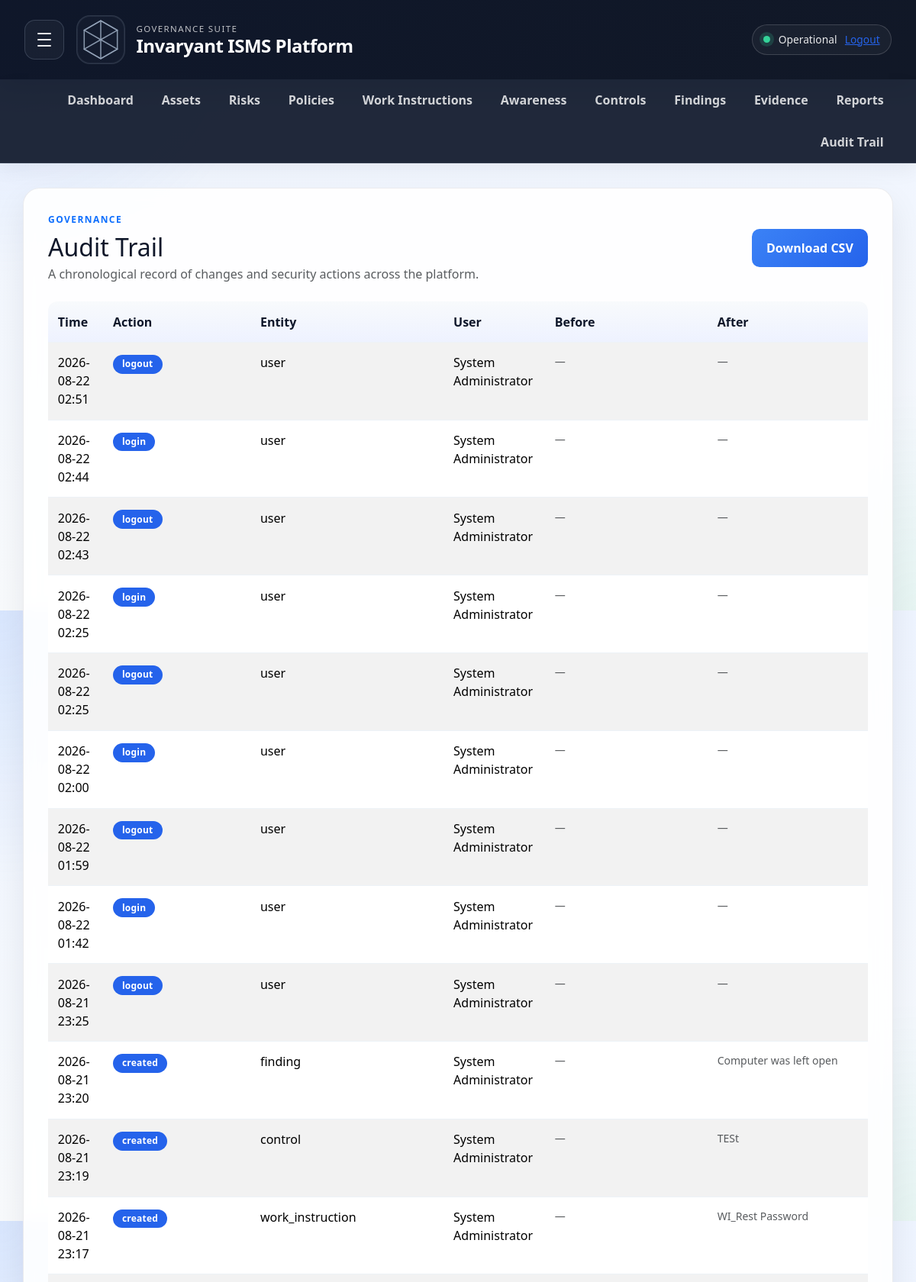
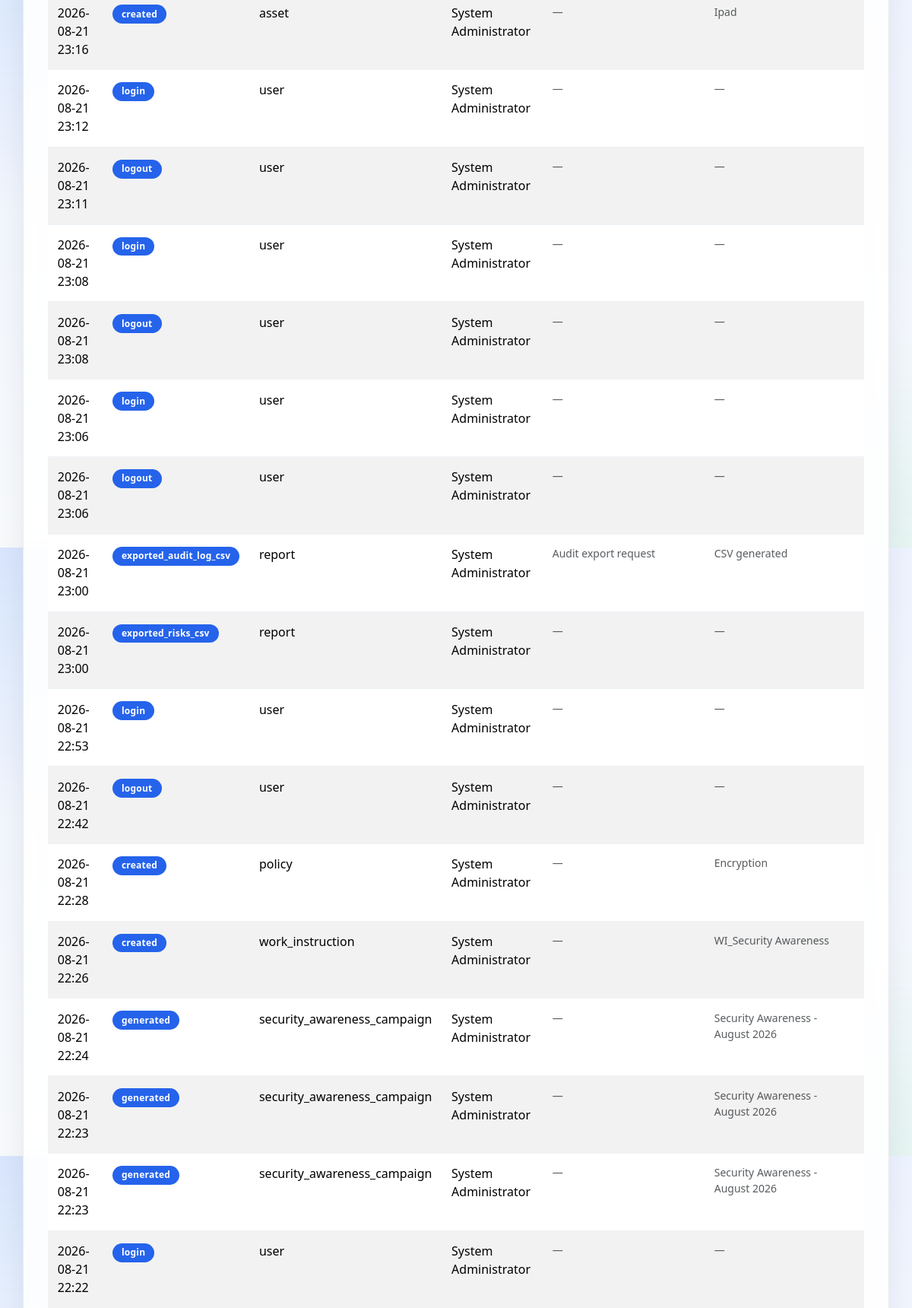
Screenshot of /audit-trail (signed in, upper part) with the database file from the repository (2 pictures, top to bottom).
### app/models.py (models this page shows, shortened)
class AuditEvent(db.Model):
    __tablename__ = 'audit_events'
    id = db.Column(db.Integer, primary_key=True)
    tenant_id = db.Column(db.Integer, db.ForeignKey('tenants.id'), nullable=False, default=1)
    user_id = db.Column(db.Integer, db.ForeignKey('users.id'), nullable=True)
    entity_type = db.Column(db.String(100), nullable=False)
    entity_id = db.Column(db.Integer, nullable=True)
    action = db.Column(db.String(100), nullable=False)
    before_value = db.Column(db.Text, nullable=True)
    after_value = db.Column(db.Text, nullable=True)
    ip_address = db.Column(db.String(64), nullable=True)
    signature_hash = db.Column(db.String(128), nullable=True)
    signed_change = db.Column(db.Text, nullable=True)
    created_at = db.Column(db.DateTime, default=datetime.utcnow)
    user = db.relationship('User', backref='audit_events')

class User(UserMixin, db.Model):
    __tablename__ = 'users'
    __table_args__ = (
        db.Index('ix_users_tenant_id', 'tenant_id'),
        db.Index('ix_users_role_id', 'role_id'),
        db.Index('ix_users_email', 'email'),
    )
    id = db.Column(db.Integer, primary_key=True)
    tenant_id = db.Column(db.Integer, db.ForeignKey('tenants.id'), nullable=False)
    email = db.Column(db.String(255), unique=True, nullable=False)
    password_hash = db.Column(db.String(255), nullable=False)
    full_name = db.Column(db.String(200), nullable=False)
    role_id = db.Column(db.Integer, db.ForeignKey('roles.id'), nullable=False)
    is_active = db.Column(db.Boolean, default=True)
    mfa_enabled = db.Column(db.Boolean, default=False)
    mfa_secret = db.Column(db.String(64), nullable=True)
    profile_photo_path = db.Column(db.String(500), nullable=True)
    created_at = db.Column(db.DateTime, default=datetime.utcnow)
    last_login_at = db.Column(db.DateTime, nullable=True)
    role = db.relationship('Role', backref='users')

### app/routes.py (the view)
@main.route('/audit-trail')
@login_required
@require_roles('admin', 'security_manager', 'auditor')
def audit_trail():
    events = AuditEvent.query.filter_by(tenant_id=current_user.tenant_id).order_by(AuditEvent.created_at.desc()).all()
    return render_template('audit_trail.html', events=events)

### app/routes.py (called while the page is built)
def user_has_role(user, *allowed_roles):
    if not user or not getattr(user, 'is_authenticated', False):
        return False
    role_name = user.role.name if user.role else 'user'
    return role_name in allowed_roles or role_name == 'admin'

def require_roles(*allowed_roles):
    def decorator(func):
        @wraps(func)
        @login_required
        def wrapped(*args, **kwargs):
            if not current_user.is_authenticated:
                flash('Please log in to continue.')
                return redirect(url_for('main.login'))
            if not user_has_role(current_user, *allowed_roles):
                flash('You do not have permission to access this page.')
                return redirect(url_for('main.index'))
            return func(*args, **kwargs)
        return wrapped
    return decorator

### app/templates/audit_trail.html (shortened to what this page needs)
{% extends "base.html" %}
{% block content %}
<div class="d-flex flex-column flex-lg-row justify-content-between align-items-lg-center mb-4 gap-3">
    <div>
        <p class="text-uppercase fw-bold text-primary mb-2" style="letter-spacing: 0.12em; font-size: 0.75rem;">Governance</p>
        <h2 class="mb-1">Audit Trail</h2>
        <p class="text-muted mb-0">A chronological record of changes and security actions across the platform.</p>
    </div>
    <a href="/reports/audit-log.csv" class="btn btn-primary">Download CSV</a>
</div>
{% if events %}
<div class="table-responsive">
    <table class="table table-striped align-middle">
        <thead>
            <tr>
                <th>Time</th>
                <th>Action</th>
                <th>Entity</th>
                <th>User</th>
                <th>Before</th>
                <th>After</th>
            </tr>
        </thead>
        <tbody>
            {% for event in events %}
            <tr>
                <td>{{ event.created_at.strftime('%Y-%m-%d %H:%M') }}</td>
                <td><span class="badge badge-primary" style="background: #2563eb;">{{ event.action }}</span></td>
                <td>{{ event.entity_type }}</td>
                <td>{{ event.user.full_name if event.user else 'System' }}</td>
                <td class="text-muted small">{{ event.before_value[:120] if event.before_value else '—' }}</td>
                <td class="text-muted small">{{ event.after_value[:120] if event.after_value else '—' }}</td>
            </tr>
            {% endfor %}
        </tbody>
    </table>
</div>
{% else %}
<div class="empty-state">
    <h5 class="mb-2">No audit events yet</h5>
    <p class="mb-0">Activity will appear here as users create and update records.</p>
</div>
{% endif %}
{% endblock %}

### app/static/style.css (style rules this page uses)
:root { --isms-navy: #0f172a; --isms-navy-soft: #1e293b; --isms-blue: #2563eb; --isms-accent: #3b82f6; --isms-danger: #ef4444; --isms-warning: #f59e0b; --isms-success: #10b981; --isms-bg: #f4f7fb; --isms-panel: rgba(255, 255, 255, 0.88); --isms-border: rgba(15, 23, 42, 0.08); --isms-text: #1f2937; --isms-muted: #64748b; --isms-shadow: 0 18px 40px rgba(15, 23, 42, 0.08); }
* { margin: 0; padding: 0; box-sizing: border-box; }
body { background: radial-gradient(circle at top left, rgba(59, 130, 246, 0.12), transparent 25%), radial-gradient(circle at bottom right, rgba(16, 185, 129, 0.08), transparent 20%), linear-gradient(180deg, #eef4ff 0%, #f8fafc 100%); font-family: 'Segoe UI', Roboto, -apple-system, sans-serif; color: var(--isms-text); line-height: 1.5; }
h1, h2, h3, h4, h5, h6 { color: var(--isms-navy); margin-bottom: 0.75rem; }
p { margin-bottom: 1rem; }
a { color: var(--isms-blue); }
.table { width: 100%; border-collapse: collapse; background-color: white; border-radius: 12px; overflow: hidden; }
.table th, .table td { padding: 0.9rem 0.8rem; border-bottom: 1px solid #edf2f7; text-align: left; vertical-align: top; }
.table thead th { background: linear-gradient(180deg, #f8fafc, #eef2ff); color: var(--isms-navy); font-weight: 700; }
.badge { display: inline-block; padding: 0.4rem 0.75rem; border-radius: 999px; color: white; font-weight: 700; font-size: 0.75rem; letter-spacing: 0.02em; }
button.primary, .btn-primary, .btn-success, .btn-warning, .btn-danger, .btn-secondary { display: inline-block; border: none; border-radius: 10px; text-decoration: none; padding: 0.8rem 1.2rem; font-weight: 700; cursor: pointer; transition: transform 0.15s ease, opacity 0.2s ease; }
.btn-primary { background: linear-gradient(135deg, #3b82f6, #2563eb); color: white; }

### rows the page displays
AuditEvent: created_at "2026-08-22 02:51", action "logout", entity_type "user", user "System Administrator", before_value "—", after_value "—"
AuditEvent: created_at "2026-08-22 02:44", action "login", entity_type "user", user "System Administrator", before_value "—", after_value "—"
AuditEvent: created_at "2026-08-22 02:43", action "logout", entity_type "user", user "System Administrator", before_value "—", after_value "—"
AuditEvent: created_at "2026-08-22 02:25", action "login", entity_type "user", user "System Administrator", before_value "—", after_value "—"
AuditEvent: created_at "2026-08-22 02:25", action "logout", entity_type "user", user "System Administrator", before_value "—", after_value "—"
AuditEvent: created_at "2026-08-22 02:00", action "login", entity_type "user", user "System Administrator", before_value "—", after_value "—"
AuditEvent: created_at "2026-08-22 01:59", action "logout", entity_type "user", user "System Administrator", before_value "—", after_value "—"
AuditEvent: created_at "2026-08-22 01:42", action "login", entity_type "user", user "System Administrator", before_value "—", after_value "—"
AuditEvent: created_at "2026-08-21 23:25", action "logout", entity_type "user", user "System Administrator", before_value "—", after_value "—"
AuditEvent: created_at "2026-08-21 23:20", action "created", entity_type "finding", user "System Administrator", before_value "—", after_value "Computer was left open"
AuditEvent: created_at "2026-08-21 23:19", action "created", entity_type "control", user "System Administrator", before_value "—", after_value "TESt"
AuditEvent: created_at "2026-08-21 23:17", action "created", entity_type "work_instruction", user "System Administrator", before_value "—", after_value "WI_Rest Password"
AuditEvent: created_at "2026-08-21 23:16", action "created", entity_type "asset", user "System Administrator", before_value "—", after_value "Ipad"
AuditEvent: created_at "2026-08-21 23:12", action "login", entity_type "user", user "System Administrator", before_value "—", after_value "—"
AuditEvent: created_at "2026-08-21 23:11", action "logout", entity_type "user", user "System Administrator", before_value "—", after_value "—"
AuditEvent: created_at "2026-08-21 23:08", action "login", entity_type "user", user "System Administrator", before_value "—", after_value "—"
AuditEvent: created_at "2026-08-21 23:08", action "logout", entity_type "user", user "System Administrator", before_value "—", after_value "—"
AuditEvent: created_at "2026-08-21 23:06", action "login", entity_type "user", user "System Administrator", before_value "—", after_value "—"
AuditEvent: created_at "2026-08-21 23:06", action "logout", entity_type "user", user "System Administrator", before_value "—", after_value "—"
AuditEvent: created_at "2026-08-21 23:00", action "exported_audit_log_csv", entity_type "report", user "System Administrator", before_value "Audit export request", after_value "CSV generated"
AuditEvent: created_at "2026-08-21 23:00", action "exported_risks_csv", entity_type "report", user "System Administrator", before_value "—", after_value "—"
AuditEvent: created_at "2026-08-21 22:53", action "login", entity_type "user", user "System Administrator", before_value "—", after_value "—"
AuditEvent: created_at "2026-08-21 22:42", action "logout", entity_type "user", user "System Administrator", before_value "—", after_value "—"
AuditEvent: created_at "2026-08-21 22:28", action "created", entity_type "policy", user "System Administrator", before_value "—", after_value "Encryption"
AuditEvent: created_at "2026-08-21 22:26", action "created", entity_type "work_instruction", user "System Administrator", before_value "—", after_value "WI_Security Awareness"
AuditEvent: created_at "2026-08-21 22:24", action "generated", entity_type "security_awareness_campaign", user "System Administrator", before_value "—", after_value "Security Awareness - August 2026"
AuditEvent: created_at "2026-08-21 22:23", action "generated", entity_type "security_awareness_campaign", user "System Administrator", before_value "—", after_value "Security Awareness - August 2026"
AuditEvent: created_at "2026-08-21 22:23", action "generated", entity_type "security_awareness_campaign", user "System Administrator", before_value "—", after_value "Security Awareness - August 2026"
AuditEvent: created_at "2026-08-21 22:22", action "login", entity_type "user", user "System Administrator", before_value "—", after_value "—"
